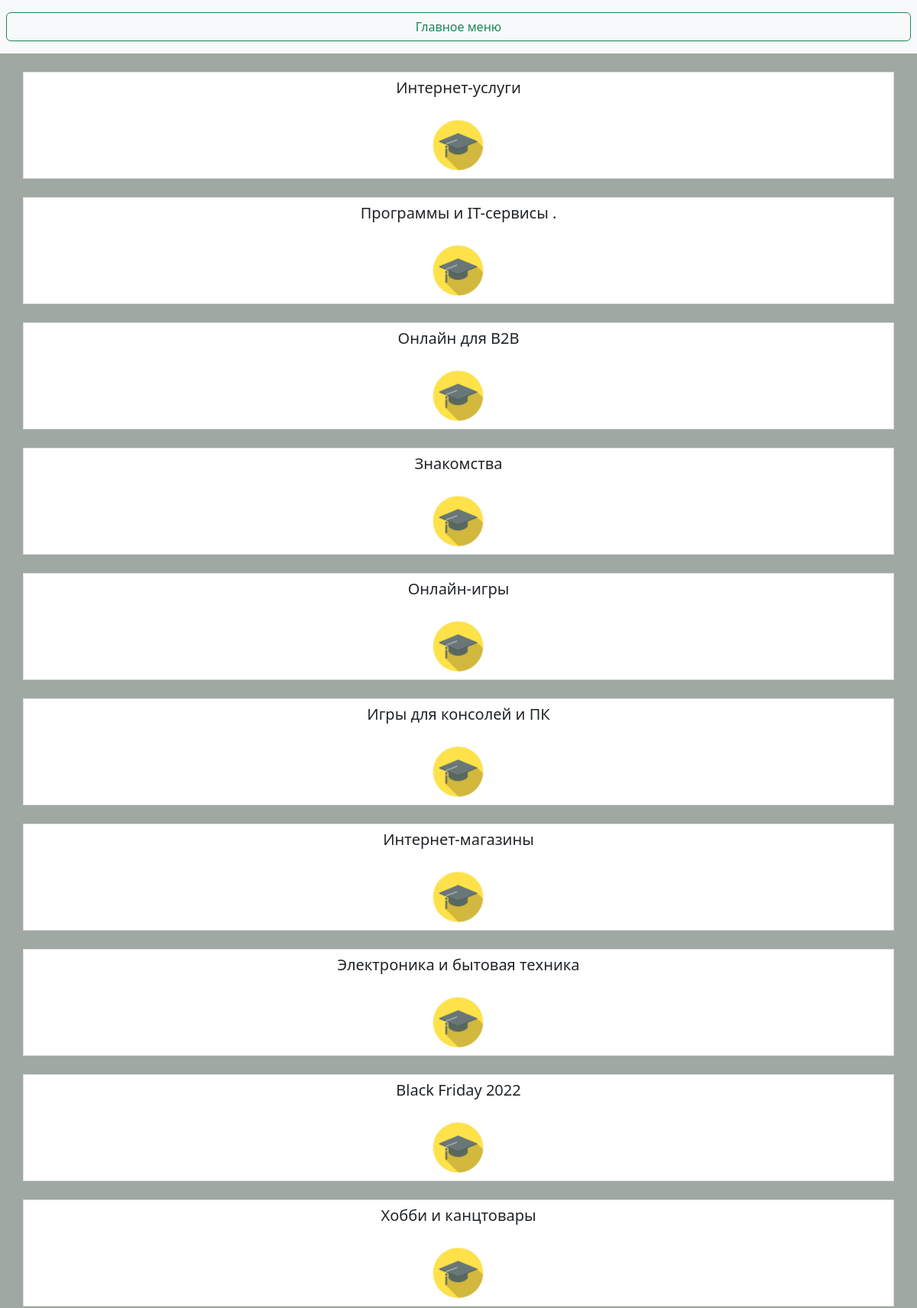
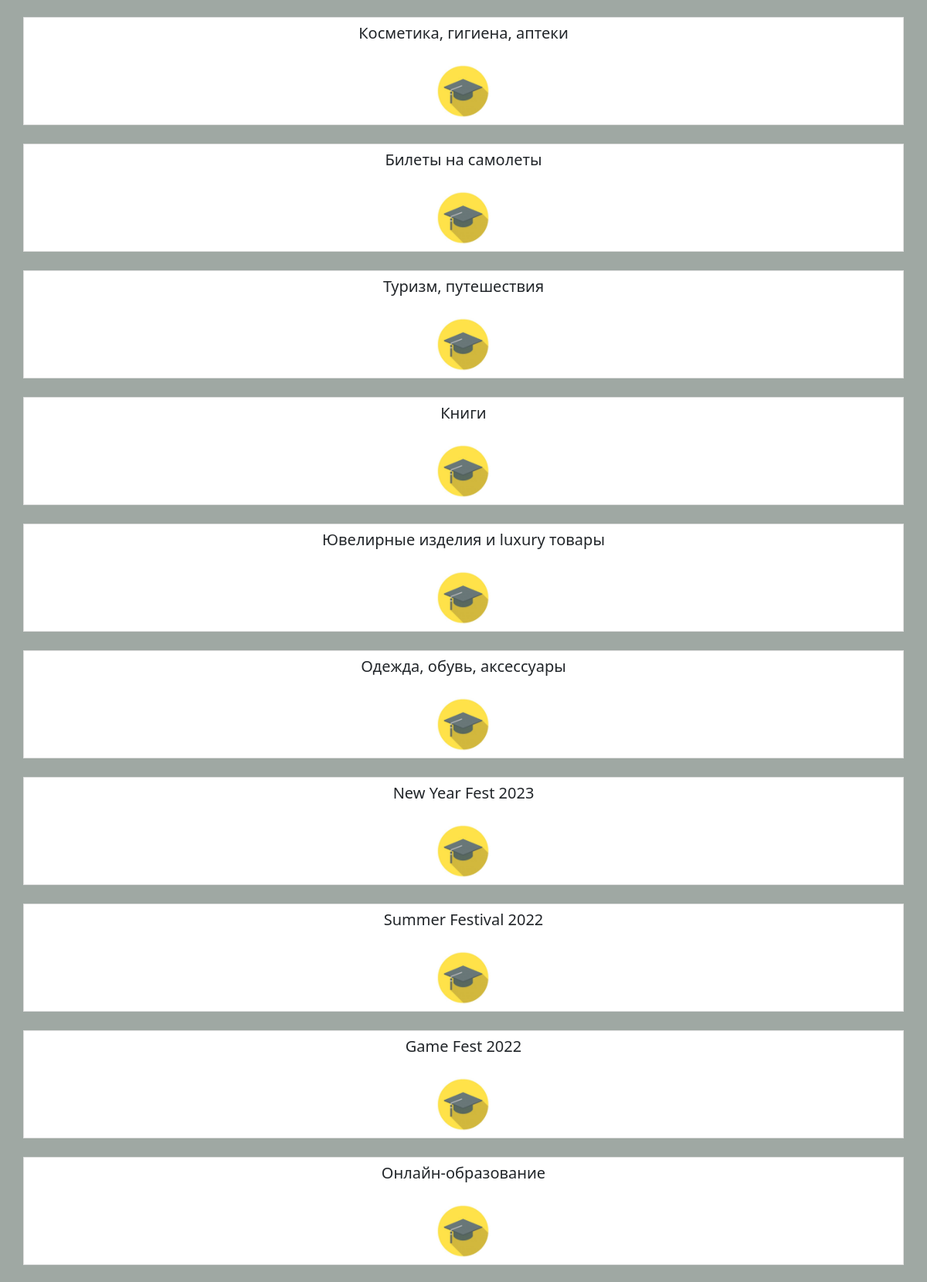
The page /custom_admin (signed in, upper part) on the database its author committed (2 pictures, top to bottom).
### app/models.py (models this page shows)
class Category(models.Model):
    name = models.CharField(max_length=1000, default = "", blank = True)
    image = models.ImageField(upload_to = "uploads", default = "default.jpeg", null = True, blank = True)
    def __str__(self):
        return self.name

### app/views.py (the view)
# urls.py: path('custom_admin', Main.custom_admin, name = "custom_admin"),
    @login_required(login_url='/login_view')
    def custom_admin(request):
        categories = Category.objects.all()
        ctx = {
        "categories":categories,
        }
        return render(request, "general/custom_admin.html", ctx)

### templates/general/custom_admin.html (shortened to what this page needs)
{% extends "base.html"%}
{%block homepage%}
{%include 'include/navbar.html'%}
<div class="list-group">
  <br>
  {%for category in categories%}
  <a href="{% url 'edit_category' category.pk %}" class="list-group-item list-group-item-action flex-column align-items-start container text-center ">
    <div class="d-flex w-100 justify-content-between ">
      <h5 class="mb-1 container text-center">{{category}}</h5>
    </div>
    <br>
    <img src="{{category.image.url}}" alt="" width="70">
  </a>
  <br>
  {%endfor%}
</div>
{%endblock homepage%}

### templates/base.html (shortened to what this page needs)
{% load static %}
<!DOCTYPE html>
<html lang="en" dir="ltr">
  <head>
    <link href="https://cdn.jsdelivr.net/npm/bootstrap@5.2.1/dist/css/bootstrap.min.css" rel="stylesheet">
  </head>
  <body>
    <div class = "wrapper">
      {%block homepage%}{%endblock%}
    </div>
  </body>
</html>

### templates/include/navbar.html
<nav class="navbar navbar-light bg-light">
    <a class="btn btn-outline-success w-100 m-2 " type="button" href = "{% url 'homepage'%}" >Главное меню</a>
</nav>

### templates/general/custom_admin.html (style rules this page uses)
body { background-color: #9fa8a3; }

### rows shown on the page
Category: name "Интернет-услуги", image (picture)
Category: name "Программы и IT-сервисы .", image (picture)
Category: name "Онлайн для B2B", image (picture)
Category: name "Знакомства", image (picture)
Category: name "Онлайн-игры", image (picture)
Category: name "Игры для консолей и ПК", image (picture)
Category: name "Интернет-магазины", image (picture)
Category: name "Электроника и бытовая техника", image (picture)
Category: name "Black Friday 2022", image (picture)
Category: name "Хобби и канцтовары", image (picture)
Category: name "Косметика, гигиена, аптеки", image (picture)
Category: name "Билеты на самолеты", image (picture)
Category: name "Туризм, путешествия", image (picture)
Category: name "Книги", image (picture)
Category: name "Ювелирные изделия и luxury товары", image (picture)
Category: name "Одежда, обувь, аксессуары", image (picture)
Category: name "New Year Fest 2023", image (picture)
Category: name "Summer Festival 2022", image (picture)
Category: name "Game Fest 2022", image (picture)
Category: name "Онлайн-образование", image (picture)
